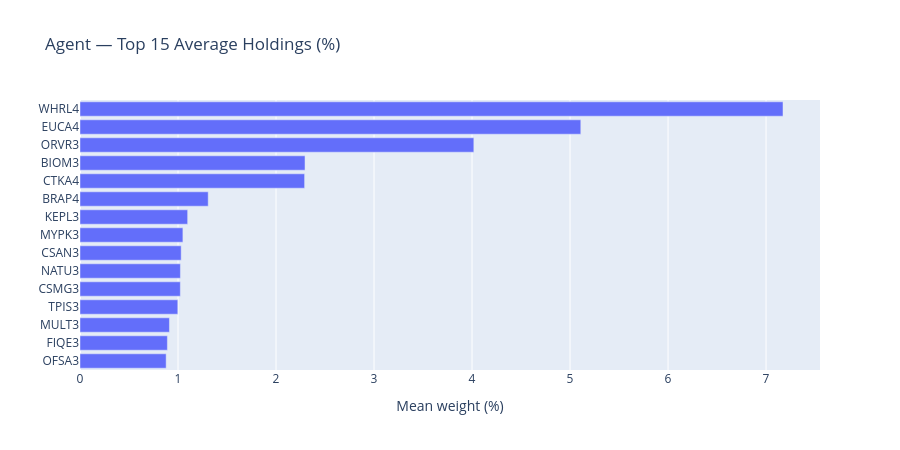

The code cell stored with this chart in its notebook:
### Markdown cell above
## 5. Agent Concentration — Top Average Holdings

Which names the agent actually leans on, on average across the test period.

### Code cell
weight_cols = [c for c in backtest.columns if c.startswith('w_')]
avg = (backtest[weight_cols].mean() * 100).sort_values(ascending=False).head(15)
avg.index = avg.index.str.removeprefix('w_')

fig = go.Figure(go.Bar(x=avg.values, y=avg.index, orientation='h'))
fig.update_layout(title='Agent — Top 15 Average Holdings (%)',
                  xaxis_title='Mean weight (%)', height=450,
                  yaxis=dict(autorange='reversed'))
fig.show()

print(f'Top-10 mean weight: {avg.head(10).sum():.1f}%  (100% = fully concentrated in 10 names)')

### Figure 1 — Plotly figure (JSON) as saved in the notebook; plotly's stock layout.template omitted (floating-point values rounded to 4 significant figures)
{"data": [{"orientation": "h", "type": "bar", "x": [7.173, 5.11, 4.018, 2.296, 2.292, 1.308, 1.099, 1.05, 1.032, 1.025, 1.024, 0.9978, 0.9126, 0.8916, 0.879], "y": ["WHRL4", "EUCA4", "ORVR3", "BIOM3", "CTKA4", "BRAP4", "KEPL3", "MYPK3", "CSAN3", "NATU3", "CSMG3", "TPIS3", "MULT3", "FIQE3", "OFSA3"]}], "layout": {"height": 450, "title": {"text": "Agent — Top 15 Average Holdings (%)"}, "xaxis": {"title": {"text": "Mean weight (%)"}}, "yaxis": {"autorange": "reversed"}}}
